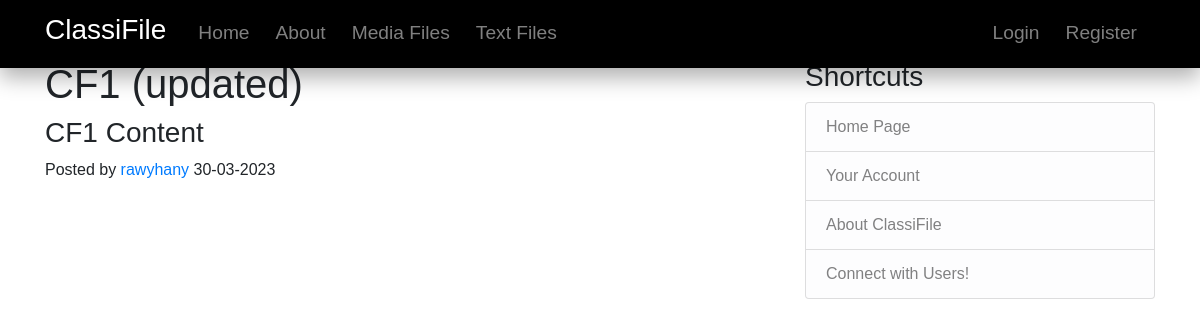
/post/1, run on the app's committed database.
### classifile/models.py (models this page shows, shortened)
class Post(db.Model):
    id = db.Column(db.Integer, primary_key=True)
    title = db.Column(db.String(100), nullable=False)
    date_posted = db.Column(db.DateTime, nullable=False, default=datetime.utcnow)
    content = db.Column(db.Text, nullable=False)
    user_id = db.Column(db.Integer, db.ForeignKey('user.id'), nullable=False)

class User(db.Model, UserMixin):
    id = db.Column(db.Integer, primary_key=True)
    username = db.Column(db.String(20), unique=True, nullable=False)
    email = db.Column(db.String(20), unique=True, nullable=False)
    image_file = db.Column(db.String(20), nullable=False, default='default.jpg')
    password = db.Column(db.String(60), nullable=False)
    posts = db.relationship('Post', backref='author', lazy=True)

### classifile/routes.py (the view)
@app.route("/post/<int:post_id>")
def post(post_id):
    post = Post.query.get_or_404(post_id)
    return render_template('post.html', title=post.title, post=post)

### classifile/templates/post.html (shortened to what this page needs)
{% extends "layout.html" %}
{% block content %}
<section class="blog-post">
    <div class="post-header">
      <h1 class="post-title">{{ post.title }}</h1>
      <div class="post-content">
        <h3>{{ post.content }}</h3>
      </div>
      <div class="post-meta">
        <span class="post-author">Posted by <a href="{{ url_for('account') }}">{{ post.author.username }}</a></span>
        <span class="post-date">{{ post.date_posted.strftime('%d-%m-%Y') }}</span>
      </div>
    </div>
  </section>
{% endblock content %}

### classifile/static/main.css (style rules this page uses)
body { font-family: Arial, sans-serif; margin: 0; padding: 0; }

### data on the page
Post: title "CF1 (updated)", content "CF1 Content", date_posted "30-03-2023"
User: author.username "rawyhany"
